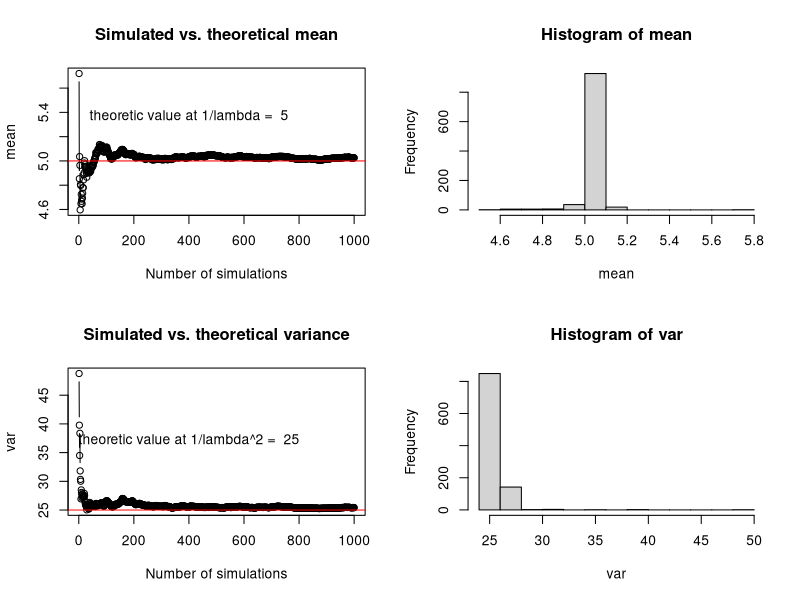
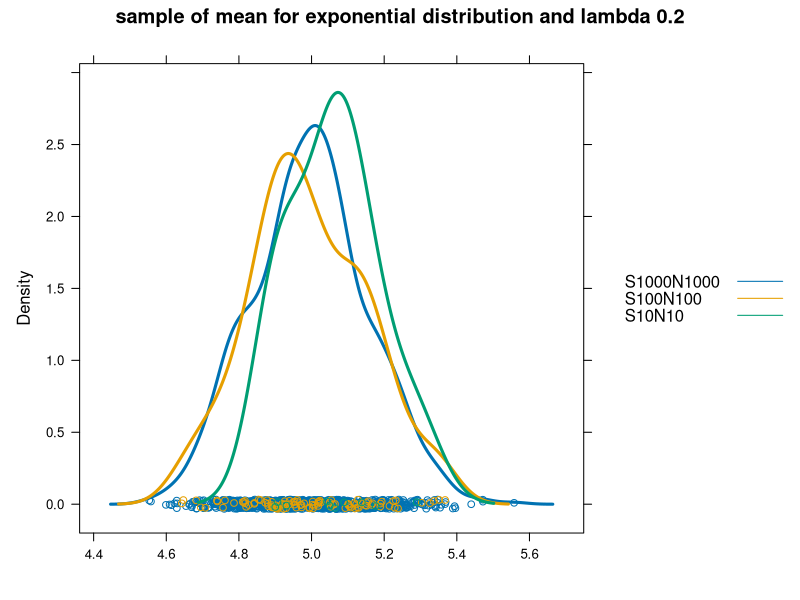

The R script that drew these images, in order:
## ---- chunk 1
set.seed(111)
rate <- 0.2
n    <- 40
s    <- 1000
X = matrix(rexp(n*s, rate=rate), length(rexp(n)),s)
mean <- cumsum(colMeans(X)) /(1:s)
var <- cumsum(apply(X,2,sd)^2)/(1:s)
par(mfrow=c(2,2))
plot(mean, type="b", main="Simulated vs. theoretical mean", xlab="Number of simulations")
abline(1/rate,0, col="red")
text(400,0.5*(max(mean)+mean(mean)), paste("theoretic value at 1/lambda = ", 1/rate))
hist(mean)
plot(var, type="b", main="Simulated vs. theoretical variance", xlab="Number of simulations")
abline(1/rate^2,0 ,col="red")
text(400,0.5*(max(var)+mean(var)), paste("theoretic value at 1/lambda^2 = ", 1/rate^2))
hist(var)

## ---- chunk 2
set.seed(111)
n <-10
s<-10
rate <-0.2

X = matrix(rexp(n*s, rate=rate), length(rexp(n)),s)

sim10 <- as.data.frame(colMeans(X))
sim10$type <- "S10N10"
n <-100;s=100
X = matrix(rexp(n*s, rate=rate), length(rexp(n)),s)
sim100 <- as.data.frame(colMeans(X))
sim100$type <- "S100N100"
n <-1000;s=1000
X = matrix(rexp(n*s, rate=rate), length(rexp(n)),s)
sim1000 <- as.data.frame(colMeans(X))
sim1000$type <- "S1000N1000"

sim_total <- rbind(sim10,sim100,sim1000)

require(lattice)
densityplot(~colMeans(X), groups=factor(type), data=sim_total, auto.key=TRUE, main="sample of mean for exponential distribution and lambda 0.2", xlab="", lwd=3)

shapiro.test(sim1000$'colMeans(X)')

